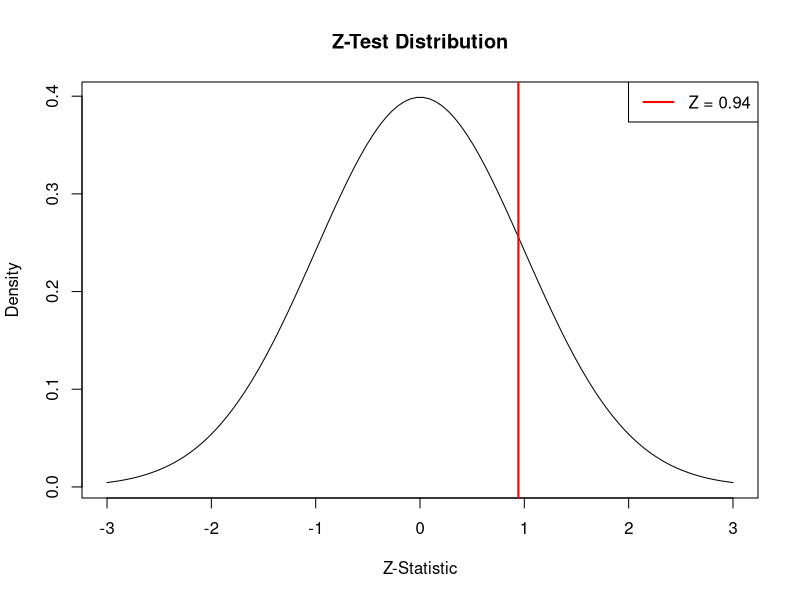
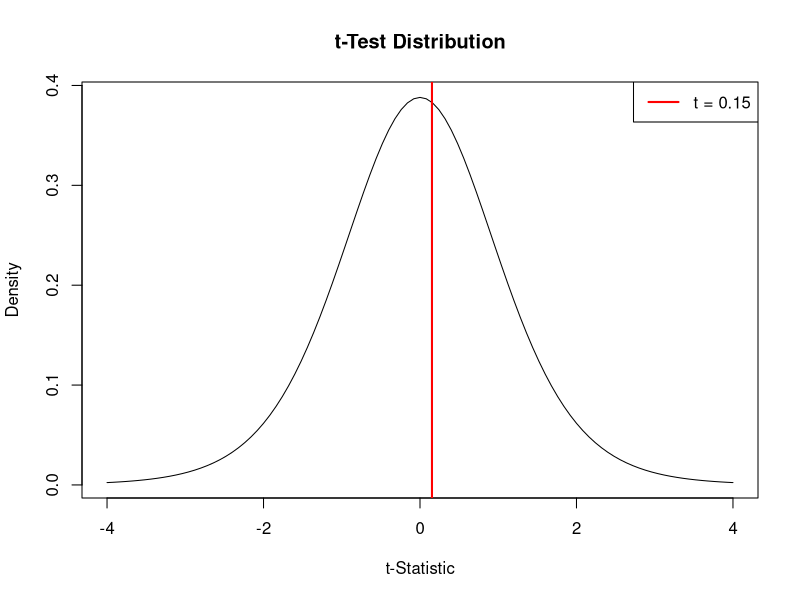

Reproduce these figures in R, in order.
## ---- chunk 1
knitr::opts_chunk$set(echo = FALSE, comment = NA)
## ---- chunk 2
# Given data
sample_mean <- 172
mu_0 <- 170
sigma <- 15
n <- 50

# Calculate Z-test statistic
z_stat <- (sample_mean - mu_0) / (sigma / sqrt(n))
## ---- chunk 3
# Plot the normal distribution and Z-statistic
x <- seq(-3, 3, length=100)
y <- dnorm(x)

plot(x, y, type="l", main="Z-Test Distribution", xlab="Z-Statistic", ylab="Density")
abline(v = z_stat, col = "red", lwd = 2)
legend("topright", legend=paste("Z =", round(z_stat, 2)), col="red", lwd=2)
## ---- chunk 4
# Calculate the p-value
p_value <- 2 * (1 - pnorm(abs(z_stat)))
## ---- chunk 5
# Sample data: Heights of 10 students
heights <- c(160, 165, 170, 175, 180, 165, 170, 172, 168, 178)

# Perform a one-sample t-test to compare the mean height to 170 cm
t_test_result <- t.test(heights, mu = 170)
t_stat <- t_test_result$statistic
## ---- chunk 6
# Plot the t-distribution and test statistic
df <- t_test_result$parameter  # Degrees of freedom
curve(dt(x, df), from=-4, to=4, main="t-Test Distribution", xlab="t-Statistic", ylab="Density")
abline(v = t_stat, col = "red", lwd = 2)
legend("topright", legend=paste("t =", round(t_stat, 2)), col="red", lwd=2)
## ---- chunk 7
# Extract p-value from the t-test result
p_value_t <- t_test_result$p.value
